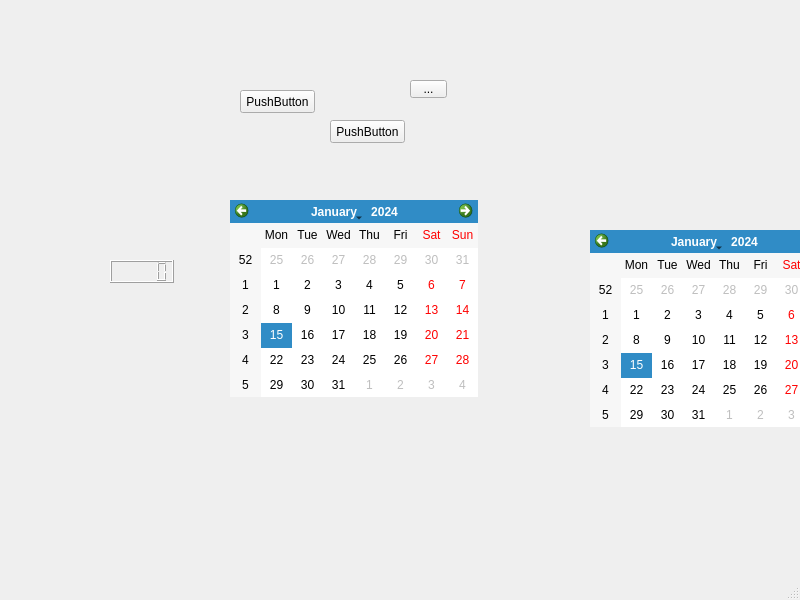
<?xml version="1.0" encoding="UTF-8"?>
<ui version="4.0">
 <class>MainWindow</class>
 <widget class="QMainWindow" name="MainWindow">
  <property name="geometry">
   <rect>
    <x>0</x>
    <y>0</y>
    <width>800</width>
    <height>600</height>
   </rect>
  </property>
  <property name="windowTitle">
   <string>MainWindow</string>
  </property>
  <widget class="QWidget" name="centralwidget">
   <widget class="QPushButton" name="pushButton">
    <property name="geometry">
     <rect>
      <x>330</x>
      <y>120</y>
      <width>75</width>
      <height>23</height>
     </rect>
    </property>
    <property name="text">
     <string>PushButton</string>
    </property>
   </widget>
   <widget class="QPushButton" name="pushButton_2">
    <property name="geometry">
     <rect>
      <x>240</x>
      <y>90</y>
      <width>75</width>
      <height>23</height>
     </rect>
    </property>
    <property name="text">
     <string>PushButton</string>
    </property>
   </widget>
   <widget class="QToolButton" name="toolButton">
    <property name="geometry">
     <rect>
      <x>410</x>
      <y>80</y>
      <width>37</width>
      <height>18</height>
     </rect>
    </property>
    <property name="text">
     <string>...</string>
    </property>
   </widget>
   <widget class="QCalendarWidget" name="calendarWidget">
    <property name="geometry">
     <rect>
      <x>590</x>
      <y>230</y>
      <width>248</width>
      <height>197</height>
     </rect>
    </property>
   </widget>
   <widget class="QCalendarWidget" name="calendarWidget_2">
    <property name="geometry">
     <rect>
      <x>230</x>
      <y>200</y>
      <width>248</width>
      <height>197</height>
     </rect>
    </property>
   </widget>
   <widget class="QLCDNumber" name="lcdNumber">
    <property name="geometry">
     <rect>
      <x>110</x>
      <y>260</y>
      <width>64</width>
      <height>23</height>
     </rect>
    </property>
   </widget>
  </widget>
  <widget class="QMenuBar" name="menubar">
   <property name="geometry">
    <rect>
     <x>0</x>
     <y>0</y>
     <width>800</width>
     <height>23</height>
    </rect>
   </property>
  </widget>
  <widget class="QStatusBar" name="statusbar"/>
 </widget>
 <resources/>
 <connections/>
</ui>
